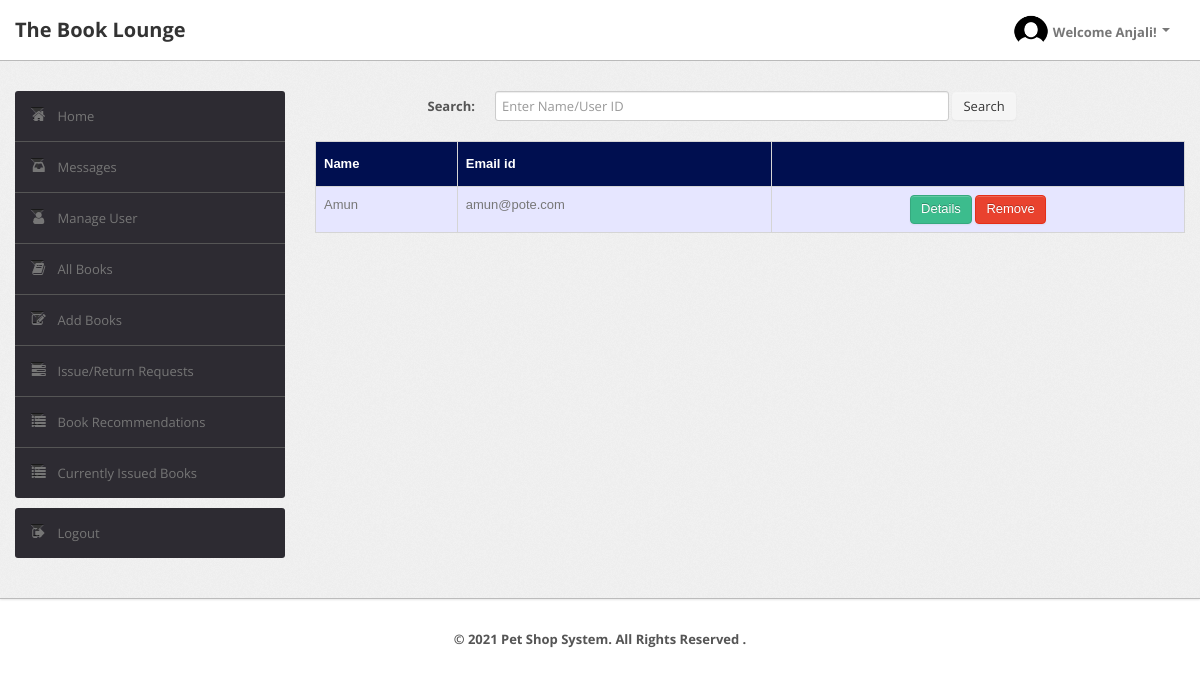
/admin/user.php?aid=a1 (signed in), run on the app's committed database.
### tables this page shows
CREATE TABLE `user` (`UserId` varchar(50) NOT NULL, `Name` varchar(50) DEFAULT NULL, `Type` varchar(50) DEFAULT NULL, `EmailId` varchar(50) DEFAULT NULL, `MobNo` bigint(11) DEFAULT NULL, `Password` varchar(50) DEFAULT NULL, PRIMARY KEY (`UserId`), UNIQUE KEY `EmailId` (`EmailId`));

### admin/user.php (the view, shortened to what this page needs)
<?php
    require('dbconn.php');
?>
<?php
    if ($_SESSION['UserId']) {
        $userId=$_GET['aid'];
        $sql="SELECT Name from LMS.user WHERE UserId='$userId'";
        $result=mysqli_query($conn, $sql);
        $row=mysqli_fetch_row($result);
?>
<!DOCTYPE html>
<html lang="en">
    <head>
        <link type="text/css" href="bootstrap/css/bootstrap.min.css" rel="stylesheet">
        <link type="text/css" href="bootstrap/css/bootstrap-responsive.min.css" rel="stylesheet">
        <link type="text/css" href="css/theme.css" rel="stylesheet">
        <link type="text/css" href="images/icons/css/font-awesome.css" rel="stylesheet">
    </head>
    <body>
        <div class="navbar navbar-fixed-top">
            <div class="navbar-inner">
                <div class="container">
                        <a class="brand" href="index.php">The Book Lounge </a>
                    <div class="nav-collapse collapse navbar-inverse-collapse">
                        <ul class="nav pull-right">
                            <li class="nav-user dropdown"><a href="#" class="dropdown-toggle" data-toggle="dropdown">
                                <img src="images/profile.png" class="nav-avatar" />Welcome <?=$row[0]?>!
                                <b class="caret"></b></a>
                            </li>
                        </ul>
                    </div>
                </div>
            </div>
        </div>
        <div class="wrapper">
            <div class="container">
                <div class="row">
                    <div class="span3">
                        <div class="sidebar">
                            <ul class="widget widget-menu unstyled">
                                <li class="active"><a href="index.php?aid=<?=$userId?>"><i class="menu-icon icon-home"></i>Home
                                </a></li>
                                <li><a href="message.php?aid=<?=$userId?>"><i class="menu-icon icon-inbox"></i>Messages</a>
                                </li>
                                <li><a href="user.php?aid=<?=$userId?>"><i class="menu-icon icon-user"></i>Manage User </a>
                                </li>
                                <li><a href="book.php?aid=<?=$userId?>"><i class="menu-icon icon-book"></i>All Books </a></li>
                                <li><a href="addbook.php?aid=<?=$userId?>"><i class="menu-icon icon-edit"></i>Add Books </a></li>
                                <li><a href="requests.php?aid=<?=$userId?>"><i class="menu-icon icon-tasks"></i>Issue/Return Requests </a></li>
                                <li><a href="recommendations.php?aid=<?=$userId?>"><i class="menu-icon icon-list"></i>Book Recommendations </a></li>
                                <li><a href="current.php?aid=<?=$userId?>"><i class="menu-icon icon-list"></i>Currently Issued Books </a></li>
                            </ul>
                            <ul class="widget widget-menu unstyled">
                                <li><a href="logout.php"><i class="menu-icon icon-signout"></i>Logout </a></li>
                            </ul>
                        </div>
                    </div>
                    <div class="span9">
                        <form class="form-horizontal row-fluid" action="user.php" method="post">
                            <div class="control-group">
                                <label class="control-label" for="Search"><b>Search:</b></label>
                                <div class="controls">
                                    <input type="text" id="title" name="title" placeholder="Enter Name/User ID" class="span8" required>
                                    <button type="submit" name="submit"class="btn">Search</button>
                                </div>
                            </div>
                        </form>
                        <br>
                        <?php
                            if(isset($_POST['submit'])){
                                $s=$_POST['title'];
                                $sql="select * from LMS.user where (UserId='$s' or Name like '%$s%') and Type<>'Admin'";
                            }
                            else
                                $sql="select * from LMS.user where Type <> 'Admin'";
                                $result=$conn->query($sql);
                                $rowcount=mysqli_num_rows($result);
                            if(!($rowcount))
                                echo "<br><center><h2><b><i>No Results</i></b></h2></center>";
                            else
                            {
                        ?>
                        <table class="table" id = "tables">
                            <thead>
                                <tr>
                                    <th>Name</th>
                                    <th>Email id</th>
                                    <th></th>
                                </tr>
                            </thead>
                            <tbody>
                            <?php
                                while($row=$result->fetch_assoc())
                                {
                                    $email=$row['EmailId'];
                                    $name=$row['Name'];
                                ?>
                                <tr>
                                    <td><?php echo $name ?></td>
                                    <td><?php echo $email ?></td>
                                    <td>
                                    <center>
                                        <a href="userdetails.php?aid=<?=$_GET['aid']?>&&id=<?php echo $row['UserId']; ?>" class="btn btn-success">Details</a>
                                        <a href="remove_student.php?aid=<?=$_GET['aid']?>&&id=<?php echo $row['UserId']; ?>" class="btn btn-danger">Remove</a
                                    </center>
                                    </td>
                                </tr>
                            <?php
                                }
                            }
                            ?>
                            </tbody>
                                </table>
                            </div>
                </div>
            </div>
        </div>
    <div class="footer">
            <div class="container">
                <center><b class="copyright">&copy; 2021 Pet Shop System. All Rights Reserved .</center>
            </div>
        </div>
    </body>
</html>
<?php
    }
    else {
        echo "<script type='text/javascript'>alert('Access Denied!!!')</script>";
    }
?>

### admin/css/theme.css (style rules this page uses)
#tables { font-family: "Trebuchet MS", Arial, Helvetica, sans-serif; border-collapse: collapse; width: 100%; }
#tables td, #tables th { border: 1px solid #ddd; padding: 8px; }
#tables tr:nth-child(odd) { background-color: #e6e6ff; }
#tables th { padding-top: 12px; padding-bottom: 12px; text-align: left; background-color: #000F50; color: white; }
body { font-size: 13px; font-family: 'Open Sans', Arial, sans-serif; background: #fff; color: #777 }
strong, b { color: #555 }
.wrapper { background: url(../images/bg.png) #eee; border-bottom: 1px solid #bbb; -webkit-box-shadow: 0 1px 2px rgba(0,0,0,0.1); -moz-box-shadow: 0 1px 2px rgba(0,0,0,0.1); box-shadow: 0 1px 2px rgba(0,0,0,0.1); padding: 30px 0 }
.footer { color: #999; padding: 30px 0 60px }
form { margin: 0 }
select, textarea, input[type="text"], input[type="password"], input[type="datetime"], input[type="datetime-local"], input[type="date"], input[type="month"], input[type="time"], input[type="week"], input[type="number"], input[type="email"], input[type="url"], input[type="search"], input[type="tel"], input[type="color"], .uneditable-input, label, input, button, select, textarea { -webkit-border-radius: 3px; -moz-border-radius: 3px; border-radius: 3px; font-size: 13px; font-family: 'Open Sans', Tahoma, Arial, sans-serif }
body [class^="icon-"], body [class*=" icon-"] { font-size: 14px; line-height: 20px; height: 20px }
.form-horizontal .control-group, .form-vertical .control-group { margin-bottom: 0 }
.navbar { position: static!important; margin: 0!important }
.navbar .navbar-inner { background: #fff; border-bottom: 1px solid #bbb; -webkit-box-shadow: 0 1px 2px rgba(0,0,0,0.15); -moz-box-shadow: 0 1px 2px rgba(0,0,0,0.15); box-shadow: 0 1px 2px rgba(0,0,0,0.15) }
.navbar .brand { color: #333; font-weight: bold; font-size: 20px; margin-right: 20px; padding: 20px }
.navbar .nav>li>a { padding: 20px 15px; font-weight: bold; color: #777 }
.nav-user>a { height: 20px }
.nav-avatar { width: 34px; height: 34px; margin: -7px 5px 0 0; -webkit-border-radius: 50%; -moz-border-radius: 50%; border-radius: 50% }
.btn, .btn-box { -webkit-border-radius: 3px; -moz-border-radius: 3px; border-radius: 3px }
.btn { font-size: 13px; font-weight: 600 }
.btn { display: inline-block; margin-bottom: 0; font-weight: 400; text-align: center; vertical-align: middle; cursor: pointer; background-image: none; border: 1px solid transparent; white-space: nowrap; padding: 4px 10px; font-size: 13px; line-height: 1.42857; border-radius: 4px; -webkit-user-select: none; -moz-user-select: none; -ms-user-select: none; user-select: none }
.btn-success { color: #fff; background-color: #3cbc8d; border-color: #36a97f }
.btn-danger { color: #fff; background-color: #e9422e; border-color: #e52e18 }
.table { margin-bottom: 0 }
.table th, .table td { border-color: #d5d5d5!important }
.widget-menu { background: #fff; -webkit-border-radius: 3px; -moz-border-radius: 3px; border-radius: 3px; overflow: hidden }
.widget-menu a { color: #555; display: block; line-height: 20px; padding: 15px; text-decoration: none!important }
.widget-menu .menu-icon { margin-right: 10px; color: #767676; -webkit-transition: all .2s ease-in-out; -moz-transition: all .2s ease-in-out; transition: all .2s ease-in-out; }
.widget-menu>li+li { border-top: 1px solid #555 }
.widget-menu>li>a { background-color: #2d2b32; color: #767676; -webkit-transition: all .2s ease-in-out; -moz-transition: all .2s ease-in-out; transition: all .2s ease-in-out; }

### data on the page
user: Name "Anjali"
user: Name "Amun", EmailId "amun@pote.com"
